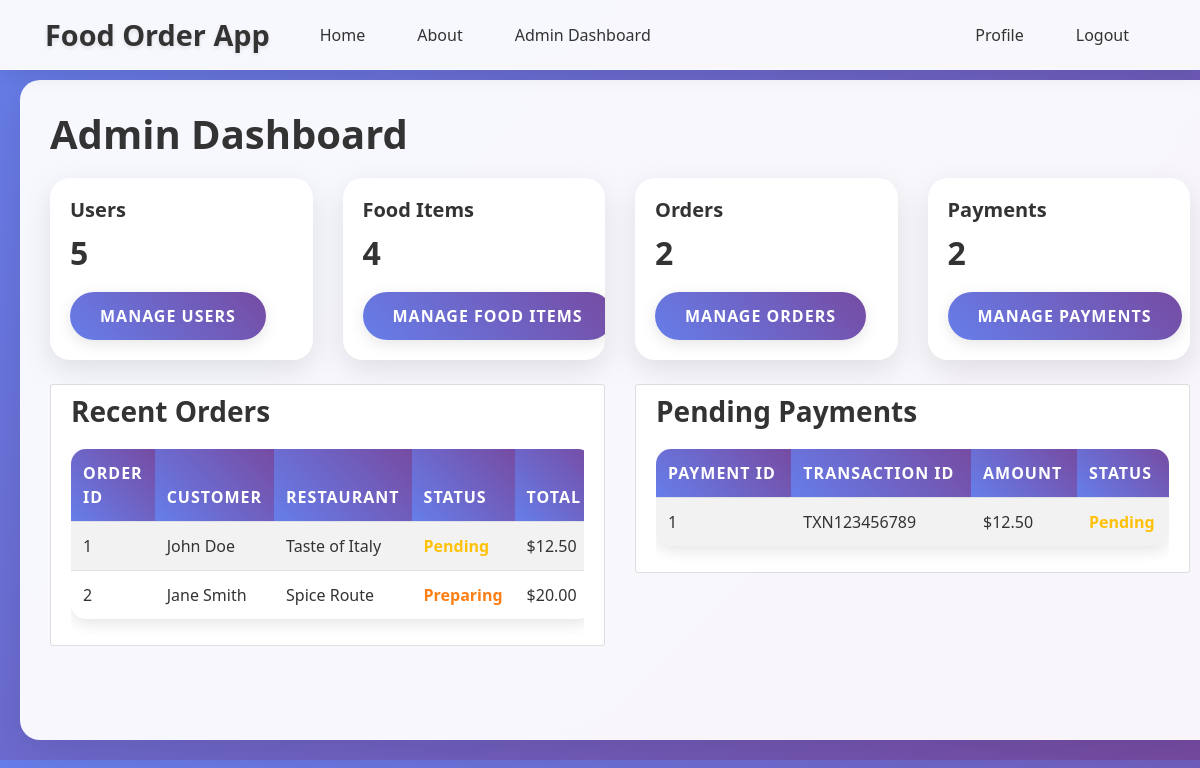
The app's page /admin/dashboard (signed in), older data.
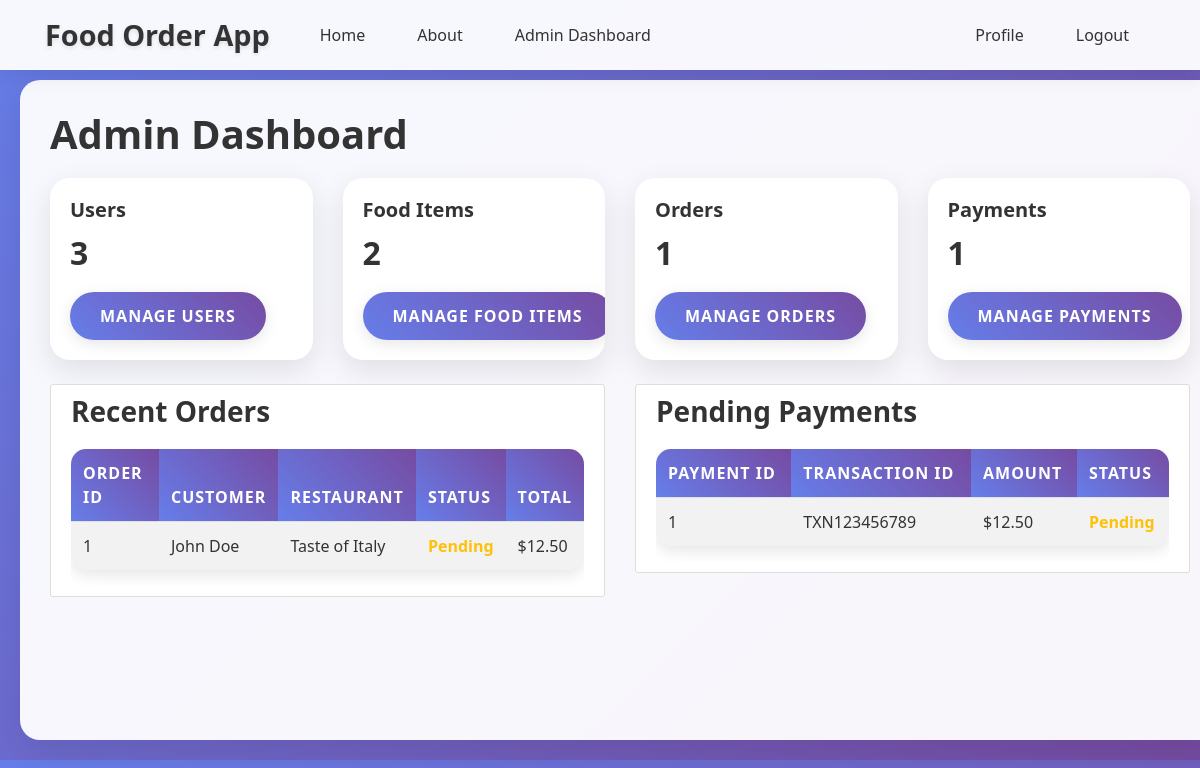
The same page, newer data.
### app/models/order.py (models this page shows, shortened)
class Order(db.Model):
    __tablename__ = 'orders'
    id = db.Column(db.Integer, primary_key=True)
    customer_id = db.Column(db.Integer, db.ForeignKey('users.id'), nullable=False)
    food_item_id = db.Column(db.Integer, db.ForeignKey('food_items.id'), nullable=False)
    restaurant_id = db.Column(db.Integer, db.ForeignKey('users.id'), nullable=False)
    quantity = db.Column(db.Integer, nullable=False)
    total_price = db.Column(db.Numeric(10, 2), nullable=False)
    status = db.Column(db.Enum('pending', 'accepted', 'preparing', 'ready', 'delivered', 'cancelled', name='order_status'), default='pending')
    payment_id = db.Column(db.Integer, db.ForeignKey('payments.id'), nullable=True)
    order_date = db.Column(db.DateTime, default=datetime.utcnow)
    payment = db.relationship("Payment", backref="order", uselist=False, foreign_keys="Order.payment_id")

### app/models/user.py (models this page shows, shortened)
class User(db.Model, UserMixin):
    __tablename__ = 'users'
    id = db.Column(db.Integer, primary_key=True)
    name = db.Column(db.String(100), nullable=False)
    email = db.Column(db.String(120), unique=True, nullable=False)
    phone_number = db.Column(db.String(20), unique=True, nullable=False)
    location = db.Column(db.String(200), nullable=False)
    password = db.Column(db.String(60), nullable=False)
    role = db.Column(db.Enum('admin', 'customer', 'restaurant', name='user_roles'), default='customer')
    status = db.Column(db.Enum('active', 'pending', 'suspended', name='account_status'), default='active')
    food_items = db.relationship('FoodItem', backref='restaurant_owner', lazy=True, foreign_keys='FoodItem.restaurant_id')
    orders_as_customer = db.relationship('Order', backref='customer_user', lazy=True, foreign_keys='Order.customer_id')
    orders_as_restaurant = db.relationship('Order', backref='restaurant_user', lazy=True, foreign_keys='Order.restaurant_id')
    payments_as_customer = db.relationship('Payment', backref='customer_payer', lazy=True, foreign_keys='Payment.customer_id')
    payments_as_restaurant = db.relationship('Payment', backref='restaurant_receiver', lazy=True, foreign_keys='Payment.restaurant_id')

### app/models/payment.py (models this page shows, shortened)
class Payment(db.Model):
    __tablename__ = 'payments'
    id = db.Column(db.Integer, primary_key=True)
    order_id = db.Column(db.Integer, db.ForeignKey('orders.id'), nullable=False)
    customer_id = db.Column(db.Integer, db.ForeignKey('users.id'), nullable=False)
    restaurant_id = db.Column(db.Integer, db.ForeignKey('users.id'), nullable=False)
    bkash_transaction_id = db.Column(db.String(100), unique=True, nullable=False)
    payment_phone_number = db.Column(db.String(20), nullable=False)
    payment_method = db.Column(db.Enum('bkash', name='payment_methods'), default='bkash')
    amount = db.Column(db.Numeric(10, 2), nullable=False)
    payment_status = db.Column(db.Enum('pending', 'verified','rejected' ,'failed', name='payment_status'), default='pending' )
    payment_date = db.Column(db.DateTime, default=datetime.utcnow)

### app/routes/admin.py (the view)
@admin.route("/dashboard")
@login_required
@admin_required
def dashboard():
    users = User.query.all()
    food_items = FoodItem.query.all()
    orders = Order.query.all()
    payments = Payment.query.all()
    return render_template("admin_dashboard.html", users=users, food_items=food_items, orders=orders, payments=payments)

### app/templates/admin_dashboard.html (shortened to what the changed rows need)
{% extends "base.html" %}
{% block content %}
    <h1>Admin Dashboard</h1>
    <div class="row">
        <div class="col-md-3">
            <div class="card">
                <div class="card-body">
                    <h5 class="card-title">Users</h5>
                    <h2 class="card-text">{{ users|length }}</h2>
                    <a href="{{ url_for('admin.manage_users') }}" class="btn btn-primary">Manage Users</a>
                </div>
            </div>
        </div>
        <div class="col-md-3">
            <div class="card">
                <div class="card-body">
                    <h5 class="card-title">Food Items</h5>
                    <h2 class="card-text">{{ food_items|length }}</h2>
                    <a href="{{ url_for('admin.manage_food_items') }}" class="btn btn-primary">Manage Food Items</a>
                </div>
            </div>
        </div>
        <div class="col-md-3">
            <div class="card">
                <div class="card-body">
                    <h5 class="card-title">Orders</h5>
                    <h2 class="card-text">{{ orders|length }}</h2>
                    <a href="{{ url_for('admin.manage_orders') }}" class="btn btn-primary">Manage Orders</a>
                </div>
            </div>
        </div>
        <div class="col-md-3">
            <div class="card">
                <div class="card-body">
                    <h5 class="card-title">Payments</h5>
                    <h2 class="card-text">{{ payments|length }}</h2>
                    <a href="{{ url_for('admin.manage_payments') }}" class="btn btn-primary">Manage Payments</a>
                </div>
            </div>
        </div>
    </div>
    <div class="row mt-4">
        <div class="col-md-6">
            <div class="content-section">
                {% if orders %}
                    <div class="table-responsive">
                        <table class="table table-striped">
                            <thead>
                                <tr>
                                    <th>Order ID</th>
                                    <th>Customer</th>
                                    <th>Restaurant</th>
                                    <th>Status</th>
                                    <th>Total</th>
                                </tr>
                            </thead>
                            <tbody>
                                {% for order in orders[:5] %}
                                    <tr>
                                        <td>{{ order.id }}</td>
                                        <td>{{ order.customer_user.name }}</td>
                                        <td>{{ order.restaurant_user.name }}</td>
                                        <td><span class="order-status {{ order.status }}">{{ order.status.title() }}</span></td>
                                        <td>${{ order.total_price }}</td>
                                    </tr>
                                {% endfor %}
                            </tbody>
                        </table>
                    </div>
                {% else %}
                    <p>No orders yet.</p>
                {% endif %}
            </div>
        </div>
        <div class="col-md-6">
            <div class="content-section">
                {% if payments %}
                    {% set pending_payments = payments|selectattr("payment_status", "equalto", "pending")|list %}
                    {% if pending_payments %}
                        <div class="table-responsive">
                            <table class="table table-striped">
                                <thead>
                                    <tr>
                                        <th>Payment ID</th>
                                        <th>Transaction ID</th>
                                        <th>Amount</th>
                                        <th>Status</th>
                                    </tr>
                                </thead>
                                <tbody>
                                    {% for payment in pending_payments[:5] %}
                                        <tr>
                                            <td>{{ payment.id }}</td>
                                            <td>{{ payment.bkash_transaction_id }}</td>
                                            <td>${{ payment.amount }}</td>
                                            <td><span class="payment-status {{ payment.payment_status }}">{{ payment.payment_status.title() }}</span></td>
                                        </tr>
                                    {% endfor %}
                                </tbody>
                            </table>
                        </div>
                    {% else %}
                        <p>No pending payments.</p>
                    {% endif %}
                {% else %}
                    <p>No payments yet.</p>
                {% endif %}
            </div>
        </div>
    </div>
{% endblock content %}

Row changes from the older to the newer data that the page shows:
removed Order: id "2", customer_user.name "Jane Smith", restaurant_user.name "Spice Route", status "Preparing", total_price "20.00"
Text that changed along with them:
{{ users|length }}: "5" → "3"
{{ food_items|length }}: "4" → "2"
{{ orders|length }}: "2" → "1"
{{ payments|length }}: "2" → "1"
